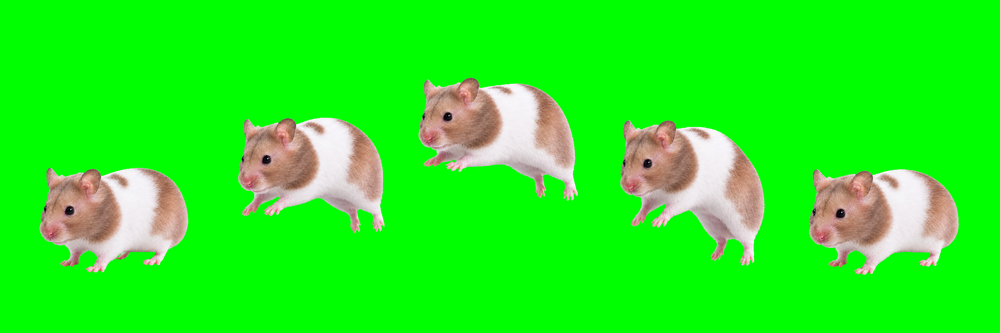
#> input picture pet-art/run/decoded/jumping.png, 1000 x 333 px, shrunk from 2172 x 724 before the run
$ python flatten_jump_green.py
#> lines starting #> are read from the running program, lines starting #| are printed output that depends on the picture
from pathlib import Path
from PIL import Image

p = Path(__file__).parent / "decoded" / "jumping.png"
im = Image.open(p).convert("RGB")
#> im is the input picture: PIL image 1000x333 RGB; mean R, G, B 36.7, 239.6, 29.7
pix = im.load()
for y in range(im.height):
    for x in range(im.width):
        r, g, b = pix[x, y]
        if g >= 100 and g > r * 1.32 and g > b * 1.32:
            pix[x, y] = (0, 255, 0)
im.save(p)
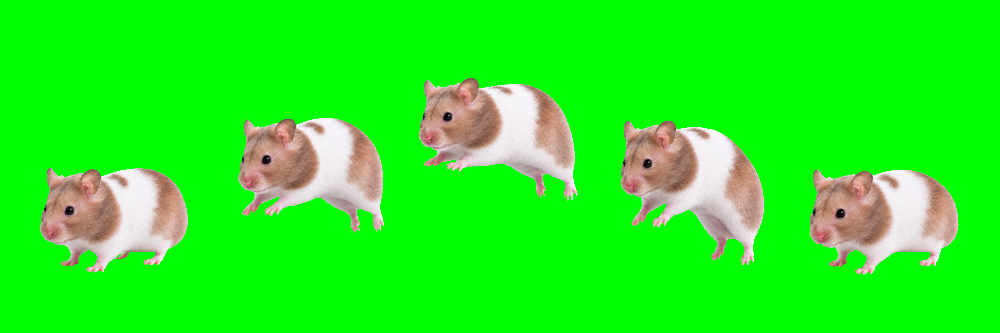
#> saved as jumping.png: PIL image 1000x333 RGB; mean R, G, B 36.1, 239.8, 29.2

$ run again, with pet-art/run/decoded/idle.png copied over pet-art/run/decoded/jumping.png
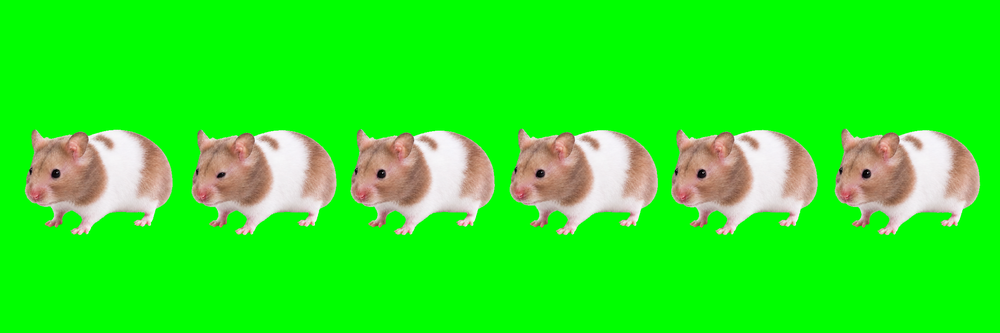
#> input picture pet-art/run/decoded/idle.png, 1000 x 333 px, shrunk from 2172 x 724 before the run
#> im is the input picture: PIL image 1000x333 RGB; mean R, G, B 40.6, 238.1, 32.5
#> `im.save(p)`:
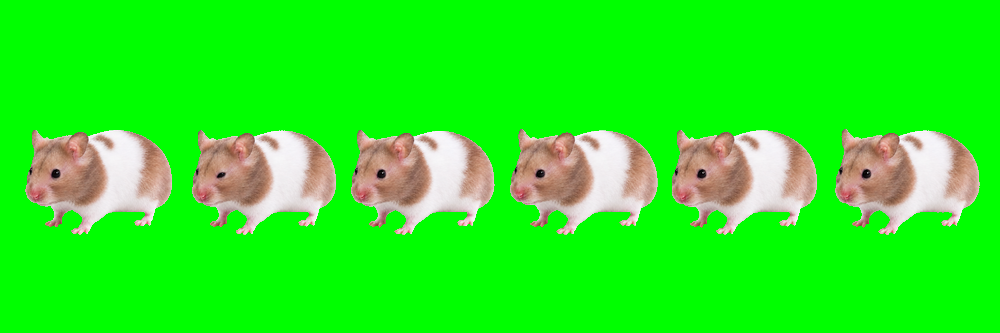
#> saved as jumping.png: PIL image 1000x333 RGB; mean R, G, B 40.1, 238.3, 32
